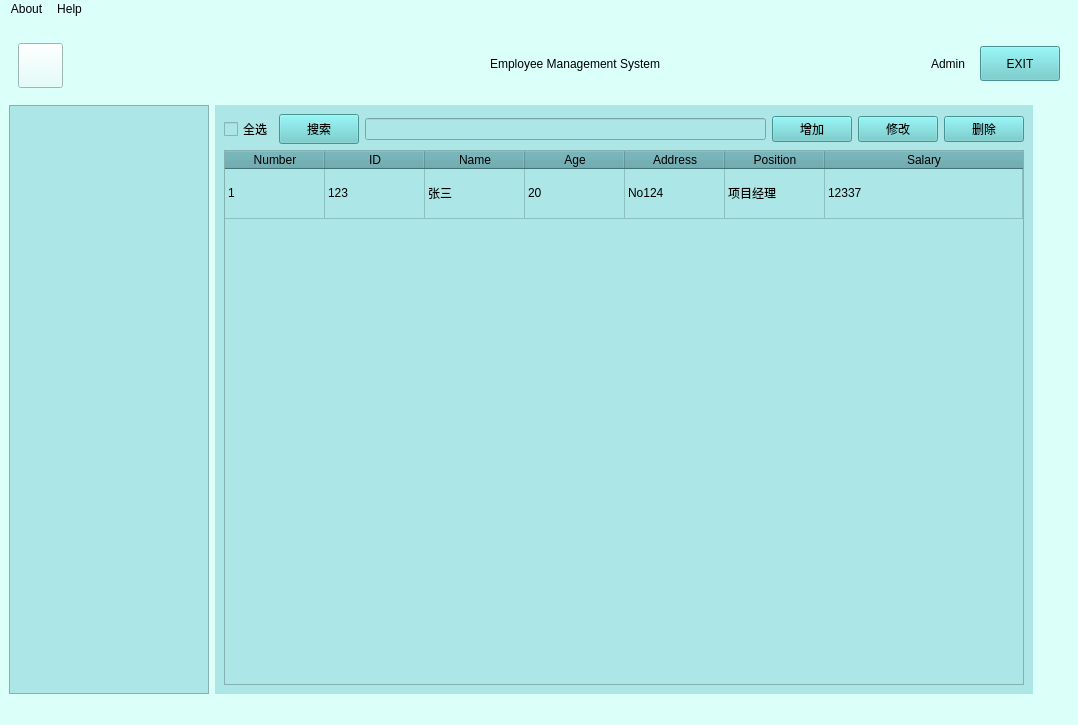
<?xml version="1.0" encoding="UTF-8"?>
<ui version="4.0">
 <class>MainWindow</class>
 <widget class="QMainWindow" name="MainWindow">
  <property name="geometry">
   <rect>
    <x>0</x>
    <y>0</y>
    <width>1078</width>
    <height>725</height>
   </rect>
  </property>
  <property name="windowTitle">
   <string>员工信息管理系统</string>
  </property>
  <property name="windowIcon">
   <iconset resource="res.qrc">
    <normaloff>:/advancedgroup48.png</normaloff>:/advancedgroup48.png</iconset>
  </property>
  <property name="toolTip">
   <string>&lt;html&gt;&lt;head/&gt;&lt;body&gt;&lt;p&gt;&lt;br/&gt;&lt;/p&gt;&lt;/body&gt;&lt;/html&gt;</string>
  </property>
  <property name="styleSheet">
   <string notr="true">background-color: rgb(219, 255, 249);</string>
  </property>
  <widget class="QWidget" name="centralwidget">
   <layout class="QGridLayout" name="gridLayout_3">
    <item row="1" column="0">
     <widget class="QTreeWidget" name="treeWidget">
      <property name="minimumSize">
       <size>
        <width>0</width>
        <height>0</height>
       </size>
      </property>
      <property name="maximumSize">
       <size>
        <width>200</width>
        <height>16777215</height>
       </size>
      </property>
      <property name="styleSheet">
       <string notr="true">background-color: #ACE6E6;
font: 900 11pt &quot;Noto Sans&quot;;
color:rgb(72, 72, 72)</string>
      </property>
      <property name="headerHidden">
       <bool>true</bool>
      </property>
      <column>
       <property name="text">
        <string notr="true">1</string>
       </property>
      </column>
     </widget>
    </item>
    <item row="1" column="1">
     <widget class="QStackedWidget" name="stackedWidget">
      <property name="toolTip">
       <string>This employee magement</string>
      </property>
      <property name="styleSheet">
       <string notr="true">background-color: #ACE6E6;</string>
      </property>
      <property name="currentIndex">
       <number>0</number>
      </property>
      <widget class="QWidget" name="page">
       <layout class="QGridLayout" name="gridLayout_2">
        <item row="0" column="0">
         <widget class="QCheckBox" name="checkBox">
          <property name="styleSheet">
           <string notr="true">font: 11pt &quot;Noto Sans&quot;;</string>
          </property>
          <property name="text">
           <string>全选</string>
          </property>
         </widget>
        </item>
        <item row="0" column="5">
         <widget class="QPushButton" name="deleteButton">
          <property name="styleSheet">
           <string notr="true">QPushButton#deleteButton{

   background-color:#66CCCC;
	font: 11pt &quot;Noto Sans&quot;;

}
QPushButton#deleteButton:hover{
	background-color: rgb(114, 236, 255);
}</string>
          </property>
          <property name="text">
           <string>删除</string>
          </property>
         </widget>
        </item>
        <item row="0" column="2">
         <widget class="QLineEdit" name="searchlineEdit">
          <property name="styleSheet">
           <string notr="true">QLineEdit#lineEdit{
border:2px solid rgb(0, 190, 190);min-height:22;
border-radius:2;
}
</string>
          </property>
         </widget>
        </item>
        <item row="0" column="4">
         <widget class="QPushButton" name="updateButton">
          <property name="styleSheet">
           <string notr="true">QPushButton#updateButton{

   background-color:#66CCCC;
	font: 11pt &quot;Noto Sans&quot;;

}
QPushButton#updateButton:hover{
	background-color: rgb(114, 236, 255);
}</string>
          </property>
          <property name="text">
           <string>修改</string>
          </property>
         </widget>
        </item>
        <item row="0" column="3">
         <widget class="QPushButton" name="addButton">
          <property name="styleSheet">
           <string notr="true">QPushButton#addButton{

   background-color:#66CCCC;
	font: 11pt &quot;Noto Sans&quot;;

}
QPushButton#addButton:hover{
	background-color: rgb(114, 236, 255);
}</string>
          </property>
          <property name="text">
           <string>增加</string>
          </property>
         </widget>
        </item>
        <item row="0" column="1">
         <widget class="QPushButton" name="searchButton">
          <property name="minimumSize">
           <size>
            <width>0</width>
            <height>30</height>
           </size>
          </property>
          <property name="styleSheet">
           <string notr="true">QPushButton#searchButton{

   background-color:#66CCCC;
	font: 11pt &quot;Noto Sans&quot;;

}
QPushButton#searchButton:hover{
	background-color: rgb(114, 236, 255);
}</string>
          </property>
          <property name="text">
           <string>搜索</string>
          </property>
         </widget>
        </item>
        <item row="2" column="0" colspan="6">
         <widget class="QTableWidget" name="tableWidget">
          <property name="styleSheet">
           <string notr="true">background-color: rgb(221, 221, 221);
selection-background-color: rgb(69, 163, 168);
border:1px solid gray;
item{

font:15px  &quot;微软雅黑&quot;;
color：#677483;

}
QHeaderView{

	background-color: rgb(89, 162, 170);
}</string>
          </property>
          <attribute name="horizontalHeaderCascadingSectionResizes">
           <bool>false</bool>
          </attribute>
          <attribute name="horizontalHeaderMinimumSectionSize">
           <number>50</number>
          </attribute>
          <attribute name="horizontalHeaderShowSortIndicator" stdset="0">
           <bool>true</bool>
          </attribute>
          <attribute name="horizontalHeaderStretchLastSection">
           <bool>true</bool>
          </attribute>
          <attribute name="verticalHeaderVisible">
           <bool>false</bool>
          </attribute>
          <attribute name="verticalHeaderCascadingSectionResizes">
           <bool>false</bool>
          </attribute>
          <attribute name="verticalHeaderMinimumSectionSize">
           <number>50</number>
          </attribute>
          <row>
           <property name="text">
            <string>1</string>
           </property>
          </row>
          <column>
           <property name="text">
            <string>Number</string>
           </property>
          </column>
          <column>
           <property name="text">
            <string>ID</string>
           </property>
          </column>
          <column>
           <property name="text">
            <string>Name</string>
           </property>
          </column>
          <column>
           <property name="text">
            <string>Age</string>
           </property>
          </column>
          <column>
           <property name="text">
            <string>Address</string>
           </property>
          </column>
          <column>
           <property name="text">
            <string>Position</string>
           </property>
          </column>
          <column>
           <property name="text">
            <string>Salary</string>
           </property>
          </column>
          <item row="0" column="0">
           <property name="text">
            <string>1</string>
           </property>
          </item>
          <item row="0" column="1">
           <property name="text">
            <string>123</string>
           </property>
          </item>
          <item row="0" column="2">
           <property name="text">
            <string>张三</string>
           </property>
          </item>
          <item row="0" column="3">
           <property name="text">
            <string>20</string>
           </property>
          </item>
          <item row="0" column="4">
           <property name="text">
            <string>No124</string>
           </property>
          </item>
          <item row="0" column="5">
           <property name="text">
            <string>项目经理</string>
           </property>
          </item>
          <item row="0" column="6">
           <property name="text">
            <string>12337</string>
           </property>
          </item>
         </widget>
        </item>
       </layout>
      </widget>
      <widget class="QWidget" name="page_3"/>
      <widget class="QWidget" name="page_2"/>
     </widget>
    </item>
    <item row="0" column="0" colspan="8">
     <widget class="QWidget" name="widget" native="true">
      <property name="minimumSize">
       <size>
        <width>0</width>
        <height>35</height>
       </size>
      </property>
      <layout class="QHBoxLayout" name="horizontalLayout">
       <item>
        <widget class="QPushButton" name="showButton">
         <property name="minimumSize">
          <size>
           <width>45</width>
           <height>45</height>
          </size>
         </property>
         <property name="maximumSize">
          <size>
           <width>40</width>
           <height>40</height>
          </size>
         </property>
         <property name="styleSheet">
          <string notr="true">border-image:url(:/refresh.png);


hover:{
background-color: 
	color: rgb(60, 255, 226);
}</string>
         </property>
         <property name="text">
          <string/>
         </property>
        </widget>
       </item>
       <item>
        <spacer name="horizontalSpacer">
         <property name="orientation">
          <enum>Qt::Horizontal</enum>
         </property>
         <property name="sizeHint" stdset="0">
          <size>
           <width>226</width>
           <height>20</height>
          </size>
         </property>
        </spacer>
       </item>
       <item>
        <widget class="QLabel" name="label_6">
         <property name="minimumSize">
          <size>
           <width>600</width>
           <height>0</height>
          </size>
         </property>
         <property name="layoutDirection">
          <enum>Qt::RightToLeft</enum>
         </property>
         <property name="styleSheet">
          <string notr="true">font: 900 italic 27pt &quot;Noto Sans&quot;;</string>
         </property>
         <property name="text">
          <string>Employee Management System</string>
         </property>
         <property name="alignment">
          <set>Qt::AlignCenter</set>
         </property>
        </widget>
       </item>
       <item>
        <widget class="QWidget" name="widget_2" native="true">
         <layout class="QGridLayout" name="gridLayout">
          <item row="0" column="0">
           <widget class="QLabel" name="label_7">
            <property name="minimumSize">
             <size>
              <width>35</width>
              <height>35</height>
             </size>
            </property>
            <property name="styleSheet">
             <string notr="true">
border-image: url(:/supergroup48.png);</string>
            </property>
            <property name="text">
             <string/>
            </property>
           </widget>
          </item>
          <item row="0" column="1">
           <widget class="QLabel" name="label_8">
            <property name="text">
             <string>Admin</string>
            </property>
           </widget>
          </item>
         </layout>
        </widget>
       </item>
       <item>
        <widget class="QPushButton" name="exitButton">
         <property name="minimumSize">
          <size>
           <width>0</width>
           <height>35</height>
          </size>
         </property>
         <property name="styleSheet">
          <string notr="true">QPushButton#exitButton{
background-color:#66CCCC;
font: italic 12pt &quot;Noto Sans&quot;;


}
QPushButton#exitButton:hover{
	background-color:rgb(110, 255, 245);
	color: rgb(255, 85, 0);
	font: 900 13pt &quot;Noto Sans&quot;;
}
</string>
         </property>
         <property name="text">
          <string>EXIT</string>
         </property>
        </widget>
       </item>
      </layout>
     </widget>
    </item>
   </layout>
  </widget>
  <widget class="QMenuBar" name="menubar">
   <property name="geometry">
    <rect>
     <x>0</x>
     <y>0</y>
     <width>1078</width>
     <height>23</height>
    </rect>
   </property>
   <widget class="QMenu" name="menuAbout">
    <property name="font">
     <font>
      <bold>true</bold>
     </font>
    </property>
    <property name="title">
     <string>About</string>
    </property>
   </widget>
   <widget class="QMenu" name="menuHelp">
    <property name="font">
     <font>
      <bold>true</bold>
     </font>
    </property>
    <property name="title">
     <string>Help</string>
    </property>
   </widget>
   <addaction name="menuAbout"/>
   <addaction name="menuHelp"/>
  </widget>
  <widget class="QStatusBar" name="statusbar"/>
 </widget>
 <resources>
  <include location="res.qrc"/>
 </resources>
 <connections/>
</ui>
